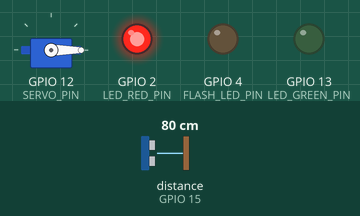
The sketch below on a simulated ESP32. On the bench: servo, output pins drawn as LEDs (lit = HIGH). Wiring (inferred from the names in the program): ultrasonic range finder: trigger GPIO 14; echo GPIO 15. Inputs (shaded band) come from the test bench; at power-on: distance to the obstacle (sensor on GPIO 15) 80 cm. The echo pulse lasts 58.3 µs per cm; WiFi joins after 1.5 s; servers stay silent unless stated; uploads are accepted with an empty reply; the camera gives no picture; pins used as bus, display or sensor lines are not drawn; what the sketch prints to the serial monitor is not drawn.

Above: at 3.0 s.
3.1 s: distance to the obstacle (sensor on GPIO 15) set to 19 cm
6.1 s: distance to the obstacle (sensor on GPIO 15) set to 14 cm
At 6.9 s:
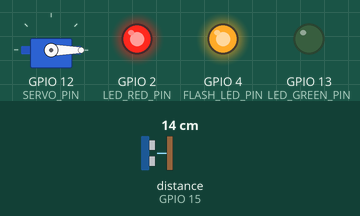
At 8.1 s:
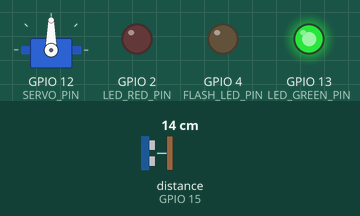
Timing chart, 0 to 9.6 s (numbered marks = the images above; inputs shaded):
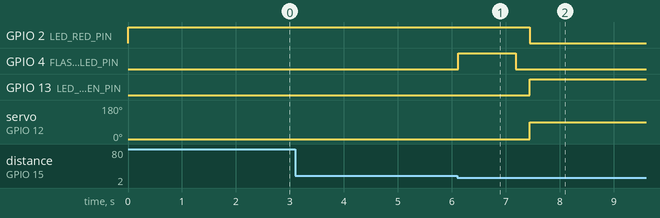

The sketch:

esp_32_rafa.ino
```cpp
/**
 * ESP32-CAM Entry Gate - Parking System
 *
 * Firmware para a camara de entrada do estacionamento.
 * Deteta veiculos via sensor ultrasonico, captura matricula
 * e envia para o backend para processamento ALPR.
 *
 * Endpoints:
 *   GET /         - Pagina web de status
 *   GET /capture  - Captura frame unico
 *   GET /trigger  - Dispara captura manual
 *   GET /distance - Leitura do sensor ultrasonico
 */

#include "Arduino.h"
#include <WiFi.h>
#include "esp_camera.h"
#include <esp_http_server.h>
#include <ESP32Servo.h>

// =================== CONFIGURACOES DE REDE ===================
const char *ssid = "S23 FE de Alexandre";
const char *password = "alexpt2k20";

// =================== CONFIGURACOES DO SERVIDOR API ===================
const char* serverHost = "10.114.226.35";
const int serverPort = 8000;
const char* serverPath = "/api/entry";
const char* cameraId = "gate-entrada";

// =================== PINOS DO HARDWARE ===================
#define TRIGGER_PIN       14
#define ECHO_PIN          15
#define SERVO_PIN         12
#define LED_RED_PIN       2
#define LED_GREEN_PIN     13
#define FLASH_LED_PIN     4

// =================== CONFIGURACOES DO SENSOR ===================
#define DETECTION_DISTANCE 16    // Distancia em cm para detectar veiculo
#define DEBOUNCE_DELAY     5000 // Delay entre deteccoes (ms)

// =================== PINOS ESP32-CAM (AI-Thinker) ===================
#define PWDN_GPIO_NUM     32
#define RESET_GPIO_NUM    -1
#define XCLK_GPIO_NUM      0
#define SIOD_GPIO_NUM     26
#define SIOC_GPIO_NUM     27
#define Y9_GPIO_NUM       35
#define Y8_GPIO_NUM       34
#define Y7_GPIO_NUM       39
#define Y6_GPIO_NUM       36
#define Y5_GPIO_NUM       21
#define Y4_GPIO_NUM       19
#define Y3_GPIO_NUM       18
#define Y2_GPIO_NUM        5
#define VSYNC_GPIO_NUM    25
#define HREF_GPIO_NUM     23
#define PCLK_GPIO_NUM     22

// =================== VARIAVEIS GLOBAIS ===================
httpd_handle_t camera_httpd = NULL;
Servo servoBarreira;
volatile bool systemBusy = false;

// =================== DECLARACOES ===================
void captureAndSend();
long measureDistance();

// =================== FUNCOES AUXILIARES ===================
void setLeds(bool red, bool green) {
  digitalWrite(LED_RED_PIN, red ? HIGH : LOW);
  digitalWrite(LED_GREEN_PIN, green ? HIGH : LOW);
}

void flashBothLeds(int times, int delayMs) {
  for (int i = 0; i < times; i++) {
    setLeds(true, true);
    delay(delayMs);
    setLeds(false, false);
    delay(delayMs);
  }
}

long measureDistance() {
  digitalWrite(TRIGGER_PIN, LOW);
  delayMicroseconds(2);
  digitalWrite(TRIGGER_PIN, HIGH);
  delayMicroseconds(10);
  digitalWrite(TRIGGER_PIN, LOW);

  long duration = pulseIn(ECHO_PIN, HIGH, 30000);
  long distance = duration * 0.0343 / 2;

  if (duration == 0 || distance > 400) {
    return 0;
  }
  return distance;
}

// =================== HANDLERS HTTP ===================
static esp_err_t capture_handler(httpd_req_t *req) {
  camera_fb_t *fb = esp_camera_fb_get();
  if (!fb) {
    httpd_resp_send_500(req);
    return ESP_FAIL;
  }

  httpd_resp_set_type(req, "image/jpeg");
  httpd_resp_set_hdr(req, "Content-Disposition", "inline; filename=capture.jpg");

  esp_err_t res = httpd_resp_send(req, (const char *)fb->buf, fb->len);
  esp_camera_fb_return(fb);
  return res;
}

static esp_err_t trigger_handler(httpd_req_t *req) {
  captureAndSend();
  httpd_resp_send(req, "Captura enviada para API", HTTPD_RESP_USE_STRLEN);
  return ESP_OK;
}

static esp_err_t distance_handler(httpd_req_t *req) {
  long dist = measureDistance();
  char response[64];
  snprintf(response, sizeof(response), "{\"distance_cm\": %ld}", dist);
  httpd_resp_set_type(req, "application/json");
  httpd_resp_send(req, response, strlen(response));
  return ESP_OK;
}

static esp_err_t index_handler(httpd_req_t *req) {
  const char* html =
    "<html><head><title>ESP32-CAM Entry Gate</title>"
    "<meta name='viewport' content='width=device-width, initial-scale=1'>"
    "<style>"
    "body { font-family: Arial; text-align: center; padding: 20px; background: #0f1115; color: #fff; }"
    "h1 { color: #3a8ef6; }"
    "button { padding: 15px 30px; font-size: 18px; margin: 10px; border: none; border-radius: 8px; cursor: pointer; }"
    ".btn-primary { background: #3a8ef6; color: white; }"
    ".btn-success { background: #28a745; color: white; }"
    "#distance { font-size: 24px; margin: 20px; color: #3a8ef6; }"
    "</style>"
    "<script>"
    "function updateDistance() {"
    "  fetch('/distance').then(r=>r.json()).then(d=>{"
    "    document.getElementById('distance').innerText = d.distance_cm + ' cm';"
    "  });"
    "}"
    "setInterval(updateDistance, 1000);"
    "</script>"
    "</head><body onload='updateDistance()'>"
    "<h1>ESP32-CAM Entry Gate</h1>"
    "<p>Sensor Ultrasonico HC-SR04</p>"
    "<div id='distance'>-- cm</div>"
    "<button class='btn-primary' onclick=\"document.getElementById('img').src='/capture?'+Date.now()\">Atualizar Foto</button><br>"
    "<img id='img' src='/capture' style='max-width: 100%; margin-top: 20px; border-radius: 8px;'><br><br>"
    "<button class='btn-success' onclick=\"fetch('/trigger')\">Enviar para API</button>"
    "</body></html>";
  httpd_resp_send(req, html, strlen(html));
  return ESP_OK;
}

// =================== INICIALIZAR SERVIDOR HTTP ===================
void startCameraServer() {
  httpd_config_t config = HTTPD_DEFAULT_CONFIG();
  config.server_port = 80;

  httpd_uri_t index_uri = { .uri = "/", .method = HTTP_GET, .handler = index_handler, .user_ctx = NULL };
  httpd_uri_t capture_uri = { .uri = "/capture", .method = HTTP_GET, .handler = capture_handler, .user_ctx = NULL };
  httpd_uri_t trigger_uri = { .uri = "/trigger", .method = HTTP_GET, .handler = trigger_handler, .user_ctx = NULL };
  httpd_uri_t distance_uri = { .uri = "/distance", .method = HTTP_GET, .handler = distance_handler, .user_ctx = NULL };

  if (httpd_start(&camera_httpd, &config) == ESP_OK) {
    httpd_register_uri_handler(camera_httpd, &index_uri);
    httpd_register_uri_handler(camera_httpd, &capture_uri);
    httpd_register_uri_handler(camera_httpd, &trigger_uri);
    httpd_register_uri_handler(camera_httpd, &distance_uri);
    Serial.println("Servidor HTTP iniciado");
  }
}

// =================== SETUP ===================
void setup() {
  Serial.begin(115200);
  Serial.println("\n\nESP32-CAM Entry Gate - Parking System");
  Serial.println("======================================\n");

  // Inicializar servo
  servoBarreira.attach(SERVO_PIN);
  servoBarreira.write(0);

  // Inicializar sensor ultrasonico
  pinMode(TRIGGER_PIN, OUTPUT);
  pinMode(ECHO_PIN, INPUT);

  // Inicializar LEDs
  pinMode(LED_GREEN_PIN, OUTPUT);
  pinMode(LED_RED_PIN, OUTPUT);
  setLeds(true, false);

  // Desligar flash LED
  pinMode(FLASH_LED_PIN, OUTPUT);
  digitalWrite(FLASH_LED_PIN, LOW);

  // Configuracao da camara
  camera_config_t config;
  config.ledc_channel = LEDC_CHANNEL_0;
  config.ledc_timer = LEDC_TIMER_0;
  config.pin_d0 = Y2_GPIO_NUM;
  config.pin_d1 = Y3_GPIO_NUM;
  config.pin_d2 = Y4_GPIO_NUM;
  config.pin_d3 = Y5_GPIO_NUM;
  config.pin_d4 = Y6_GPIO_NUM;
  config.pin_d5 = Y7_GPIO_NUM;
  config.pin_d6 = Y8_GPIO_NUM;
  config.pin_d7 = Y9_GPIO_NUM;
  config.pin_xclk = XCLK_GPIO_NUM;
  config.pin_pclk = PCLK_GPIO_NUM;
  config.pin_vsync = VSYNC_GPIO_NUM;
  config.pin_href = HREF_GPIO_NUM;
  config.pin_sscb_sda = SIOD_GPIO_NUM;
  config.pin_sscb_scl = SIOC_GPIO_NUM;
  config.pin_pwdn = PWDN_GPIO_NUM;
  config.pin_reset = RESET_GPIO_NUM;
  config.xclk_freq_hz = 20000000;
  config.pixel_format = PIXFORMAT_JPEG;
  config.grab_mode = CAMERA_GRAB_LATEST;

  if (psramFound()) {
    Serial.println("PSRAM: Disponivel");
    config.frame_size = FRAMESIZE_VGA;
    config.jpeg_quality = 12;
    config.fb_count = 1;
    config.fb_location = CAMERA_FB_IN_PSRAM;
  } else {
    Serial.println("PSRAM: Nao disponivel");
    config.frame_size = FRAMESIZE_QVGA;
    config.jpeg_quality = 12;
    config.fb_count = 1;
    config.fb_location = CAMERA_FB_IN_DRAM;
  }

  esp_err_t err = esp_camera_init(&config);
  if (err != ESP_OK) {
    Serial.printf("Erro na camara: 0x%x\n", err);
    return;
  }
  Serial.println("Camara inicializada");

  // Conectar WiFi
  WiFi.begin(ssid, password);
  Serial.print("Conectando ao WiFi");
  while (WiFi.status() != WL_CONNECTED) {
    delay(500);
    Serial.print(".");
  }
  Serial.println("\nWiFi conectado");
  Serial.print("IP: ");
  Serial.println(WiFi.localIP());

  startCameraServer();
  Serial.println("\nSistema pronto.");
}

// =================== LOOP ===================
void loop() {
  if (systemBusy) {
    delay(100);
    return;
  }

  long distance = measureDistance();
  static unsigned long lastTriggerTime = 0;
  unsigned long now = millis();

  if (distance > 0 && distance <= DETECTION_DISTANCE && (now - lastTriggerTime) > DEBOUNCE_DELAY) {
    lastTriggerTime = now;
    Serial.printf("Veiculo detectado a %ld cm\n", distance);
    captureAndSend();
  }

  delay(100);
}

// =================== CAPTURA E ENVIO ===================
void captureAndSend() {
  systemBusy = true;

  // Liga flash
  digitalWrite(FLASH_LED_PIN, HIGH);
  delay(1000);

  camera_fb_t *fb = esp_camera_fb_get();

  // Desliga flash
  digitalWrite(FLASH_LED_PIN, LOW);

  if (!fb) {
    Serial.println("Erro na captura");
    systemBusy = false;
    return;
  }

  Serial.printf("Foto capturada: %u bytes\n", fb->len);

  WiFiClient client;
  if (client.connect(serverHost, serverPort)) {
    Serial.println("Conectado ao servidor");

    String boundary = "----WebKitFormBoundary" + String(millis());
    String head = "--" + boundary + "\r\n";
    head += "Content-Disposition: form-data; name=\"camera_id\"\r\n\r\n";
    head += String(cameraId) + "\r\n";
    head += "--" + boundary + "\r\n";
    head += "Content-Disposition: form-data; name=\"image\"; filename=\"capture.jpg\"\r\n";
    head += "Content-Type: image/jpeg\r\n\r\n";

    String tail = "\r\n--" + boundary + "--\r\n";
    uint32_t totalLen = head.length() + fb->len + tail.length();

    client.println("POST " + String(serverPath) + " HTTP/1.1");
    client.println("Host: " + String(serverHost));
    client.println("Content-Length: " + String(totalLen));
    client.println("Content-Type: multipart/form-data; boundary=" + boundary);
    client.println();
    client.print(head);
    client.write(fb->buf, fb->len);
    client.print(tail);

    // Processar resposta
    unsigned long timeout = millis();
    int httpStatusCode = 0;
    String responseBody = "";
    bool headersPassed = false;
    bool barrierOpened = false;

    while (client.connected() && millis() - timeout < 10000) {
      if (client.available()) {
        String line = client.readStringUntil('\n');

        if (httpStatusCode == 0 && line.startsWith("HTTP/")) {
          int firstSpace = line.indexOf(' ');
          int secondSpace = line.indexOf(' ', firstSpace + 1);
          if (firstSpace > 0 && secondSpace > firstSpace) {
            httpStatusCode = line.substring(firstSpace + 1, secondSpace).toInt();
            Serial.printf("HTTP Status: %d\n", httpStatusCode);

            if (httpStatusCode == 200 && !barrierOpened) {
              Serial.println("Acesso autorizado - abrindo barreira");
              setLeds(false, true);
              servoBarreira.write(90);
              barrierOpened = true;
            } else if (httpStatusCode >= 400) {
              Serial.println("Acesso negado");
              setLeds(true, false);
            }
          }
        }

        if (line == "\r") {
          headersPassed = true;
        } else if (headersPassed) {
          responseBody += line;
        }
      }
    }

    // Processar resultado
    if (httpStatusCode == 200 && barrierOpened) {
      Serial.println("Aguardando veiculo passar...");
      unsigned long startWait = millis();
      unsigned long clearStartTime = 0;
      bool vehiclePassed = false;
      const int CLEAR_CONFIRM_TIME = 2000;

      while (millis() - startWait < 30000) {
        long dist = measureDistance();

        if (dist > DETECTION_DISTANCE || dist == 0) {
          if (clearStartTime == 0) {
            clearStartTime = millis();
          } else if (millis() - clearStartTime >= CLEAR_CONFIRM_TIME) {
            vehiclePassed = true;
            Serial.println("Veiculo passou");
            break;
          }
        } else {
          clearStartTime = 0;
        }
        delay(100);
      }

      if (!vehiclePassed) {
        Serial.println("Timeout - fechando barreira");
      }

      delay(3000);
      servoBarreira.write(0);
      setLeds(true, false);
      Serial.println("Barreira fechada");

    } else if (httpStatusCode >= 400) {
      bool isDuplicate = (responseBody.indexOf("registo") >= 0 ||
                          responseBody.indexOf("duplic") >= 0 ||
                          responseBody.indexOf("já") >= 0);

      if (isDuplicate) {
        Serial.println("Matricula duplicada");
        flashBothLeds(5, 150);
      } else {
        flashBothLeds(3, 150);
      }
      setLeds(true, false);

    } else {
      Serial.println("Resposta invalida ou timeout");
    }

    client.stop();
  } else {
    Serial.println("Falha na conexao com API");
  }

  esp_camera_fb_return(fb);
  systemBusy = false;
}
```

Measured:
- the behaviour switches between 17 and 16 cm on distance to the obstacle (sensor on GPIO 15) (found by bisection; images 0 and 1)
- after the input at 3.1 s, every drawn part: stays the same
- after the input at 6.1 s, GPIO 2 (LED_RED_PIN): HIGH → LOW after 1.3 s; GPIO 4 (FLASH_LED_PIN): LOW → HIGH at once, → LOW 1.1 s later; GPIO 13 (LED_GREEN_PIN): LOW → HIGH after 1.3 s; servo on GPIO 12 (SERVO_PIN): 0° → 90° after 1.3 s
